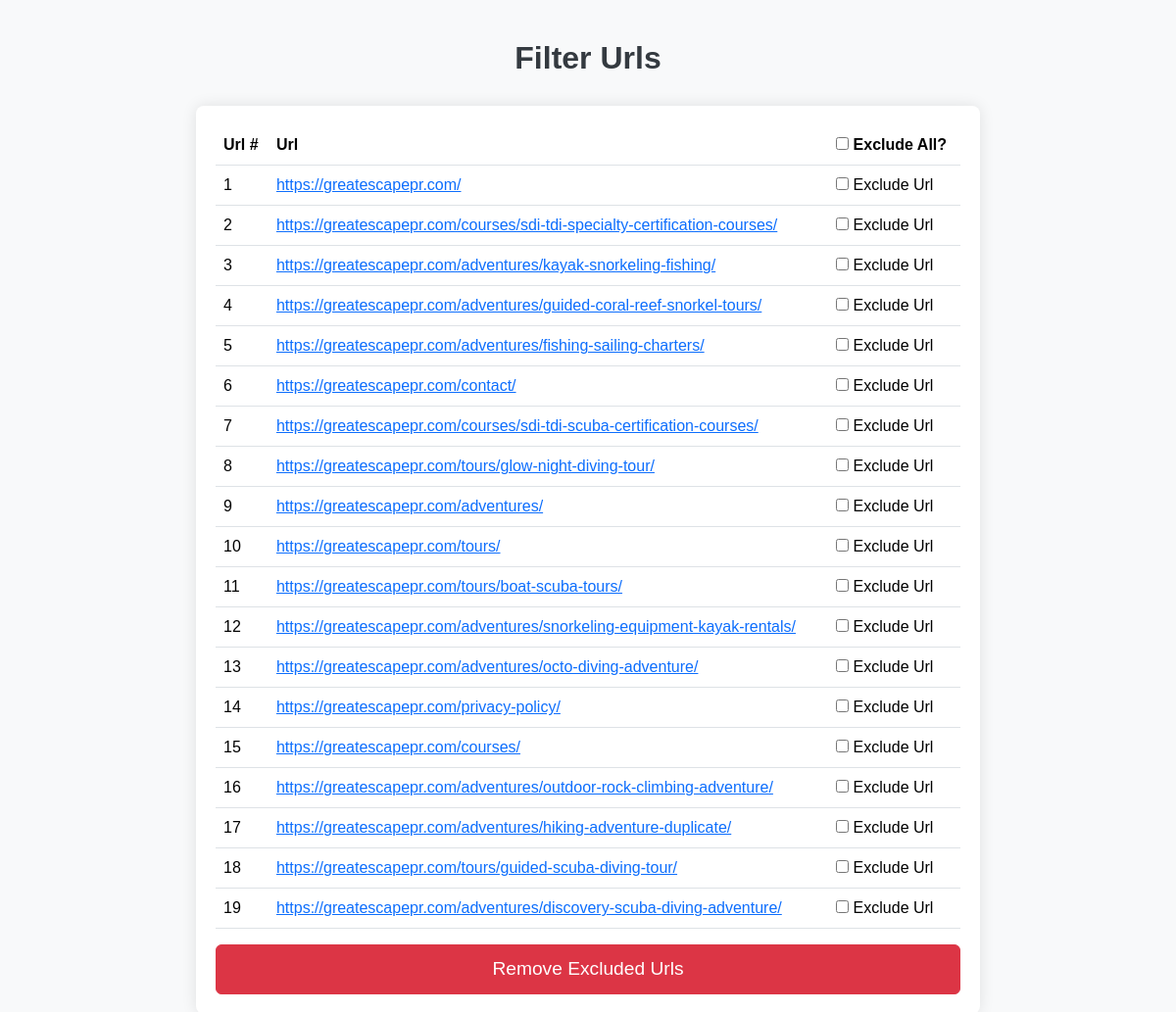
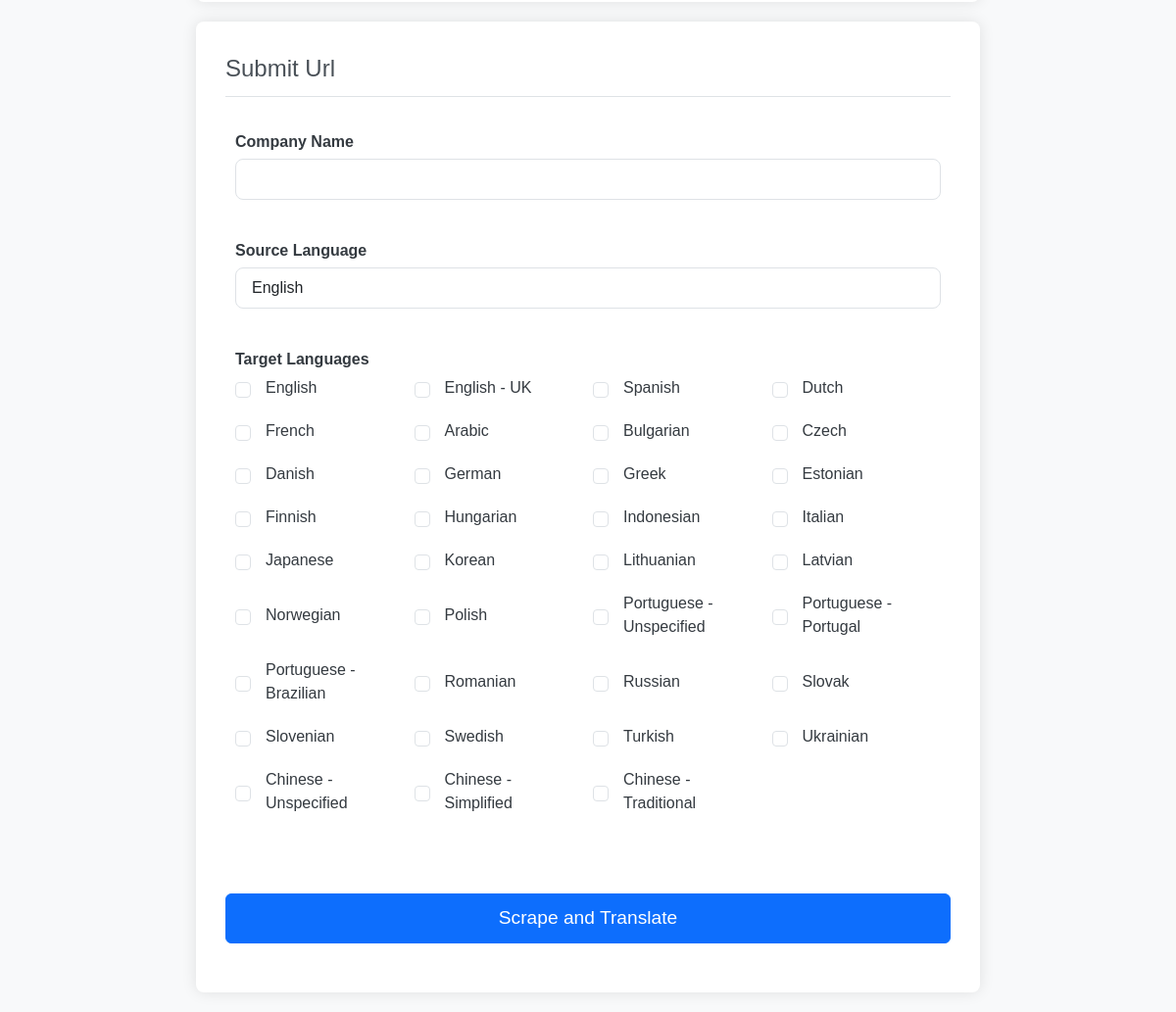
The page /filter_urls on the database its author committed (2 pictures, top to bottom).
### webtranslator/models.py (models this page shows, shortened)
class Webtranslation(db.Model):
    url_num = db.Column(db.Integer, primary_key=True, nullable=False)
    address = db.Column(db.String)

### webtranslator/routes.py (the view)
@app.route('/filter_urls', methods=['GET','POST'])
def filter_urls():
    urls = Webtranslation.query.all()
    form = TranslateForm()
    if form.validate_on_submit():
        session['company_name']=form.company_name.data
        session['source_lang']=form.source_lang.data
        session['target_langs']=form.target_lang.data
        return redirect(url_for('translation_progress'))
    return render_template('filter_urls.html', urls=urls, form=form)

### webtranslator/forms.py
class TranslateForm(FlaskForm):
    company_name = StringField('Company Name', validators=[DataRequired()])
    source_lang = SelectField('Source Language', choices=LANGS)
    target_lang = MultiCheckboxField('Target Language', choices=LANGS)
    submit = SubmitField('Scrape and Translate')

### webtranslator/templates/filter_urls.html (shortened to what this page needs)
{% extends 'base.html' %}
{% block body %}
    <h1>Filter Urls</h1>
    <div class="content-section">
        <form id="urlFilterForm" action="/exclude_url" method="POST">
        <table class="table">
            <tr>
                <th scope="col">Url #</th>
                <th scope="col">Url</th>
                <th scope="col">
                    <input type="checkbox" id="selectAll" onclick="toggleSelectAll(this)"/>
                    <label for="selectAll">Exclude All?</label>
                </th>
            </tr>
            {% for url in urls %}
            <tr>
                <td>
                    {{ url.url_num }}
                </td>
                <td>
                    <a href="{{ url.address }}" target="_blank"> {{url.address}}</a>
                </td>
                <td>
                    <input type="checkbox" id="exclude" name="exclude" class="exclude-checkbox" value="{{ url.url_num }}"/>
                    <label for="exclude">Exclude Url</label>
                </td>
            </tr>
            {% endfor %}
        </table>
        <button class="btn btn-danger" type="submit">Remove Excluded Urls</button>
    </form>
    </div>
    <div class ="content-section">
        <form action="" method="POST">
            <fieldset class="form-group">
                <legend class="border-bottom mb-4">Submit Url</legend>
                <div class="form-group">
                    {{ form.company_name.label(class="form-control-label") }}
                    {{ form.company_name(class="form-control form-control-lg") }}
                </div>
                <div class="form-group">
                    {{ form.source_lang.label(class="form-control-label") }}
                    {{ form.source_lang(class="form-control form-control-lg") }}
                </div>
                <div class="form-group">
                    <label class="form-control-label">Target Languages</label>
                    <div class="checkbox-grid">
                    {% for checkbox in form.target_lang %}
                        <div class="form-check">
                            {{ checkbox(class="form-check-input") }}
                            <label class="form-check-label" for="{{ checkbox.id }}">
                                {{ checkbox.label.text }}
                            </label>
                        </div>
                    {% endfor %}
                </div>
                </div>
            </fieldset>
            <div class="form-group">
                {{ form.submit(class="btn btn-primary") }}
            </div>
        </form>
    </div>
{% endblock %}

### webtranslator/templates/base.html (shortened to what this page needs)
<!DOCTYPE html>
<html lang="en">
<head>
    <link href="https://cdn.jsdelivr.net/npm/bootstrap@5.3.3/dist/css/bootstrap.min.css" rel="stylesheet">
    <link rel="stylesheet" type="text/css" href="{{ url_for('static', filename = 'css/main.css') }}">
</head>
<body class="bg-light">
    <div class="container">
        {% block body %}{% endblock %}
    </div>
</body>
</html>

### webtranslator/static/css/main.css (style rules this page uses)
.form-group { padding: 10px; }
body { background-color: #f8f9fa; font-family: Arial, sans-serif; color: #343a40; }
.content-section { background-color: white; padding: 20px; border-radius: 8px; box-shadow: 0px 0px 15px rgba(0, 0, 0, 0.1); max-width: 800px; margin: 20px auto; }
h1 { font-size: 2rem; font-weight: bold; margin-bottom: 30px; margin-top: 40px; color: #343a40; text-align: center; }
.form-group { margin-bottom: 15px; }
.btn-primary { width: 100%; padding: 10px; font-size: 1.2rem; }
legend { font-size: 1.5rem; color: #495057; border-bottom: 2px solid #dee2e6; padding-bottom: 10px; }
table { width: 100%; border-collapse: collapse; }
th { background-color: #343a40; color: white; padding: 10px; text-align: left; }
td { padding: 10px; border-bottom: 1px solid #dee2e6; }
.btn-danger { background-color: #dc3545; border-color: #dc3545; width: 100%; padding: 10px; font-size: 1.2rem; }
.form-group { margin-bottom: 20px; }
.form-check { margin-bottom: 10px; display: flex; align-items: center; }
.form-control-lg { font-size: 1rem; }
.form-control-label { font-weight: bold; margin-bottom: 5px; }
.form-check-input { margin-right: 10px; }
.checkbox-grid { display: grid; grid-template-columns: repeat(auto-fill, minmax(150px, 1fr)); gap: 10px; }
.form-check-label { margin-left: 5px; }

### rows shown on the page
Webtranslation: url_num "1", address "https://greatescapepr.com/"
Webtranslation: url_num "2", address "https://greatescapepr.com/courses/sdi-tdi-specialty-certification-courses/"
Webtranslation: url_num "3", address "https://greatescapepr.com/adventures/kayak-snorkeling-fishing/"
Webtranslation: url_num "4", address "https://greatescapepr.com/adventures/guided-coral-reef-snorkel-tours/"
Webtranslation: url_num "5", address "https://greatescapepr.com/adventures/fishing-sailing-charters/"
Webtranslation: url_num "6", address "https://greatescapepr.com/contact/"
Webtranslation: url_num "7", address "https://greatescapepr.com/courses/sdi-tdi-scuba-certification-courses/"
Webtranslation: url_num "8", address "https://greatescapepr.com/tours/glow-night-diving-tour/"
Webtranslation: url_num "9", address "https://greatescapepr.com/adventures/"
Webtranslation: url_num "10", address "https://greatescapepr.com/tours/"
Webtranslation: url_num "11", address "https://greatescapepr.com/tours/boat-scuba-tours/"
Webtranslation: url_num "12", address "https://greatescapepr.com/adventures/snorkeling-equipment-kayak-rentals/"
Webtranslation: url_num "13", address "https://greatescapepr.com/adventures/octo-diving-adventure/"
Webtranslation: url_num "14", address "https://greatescapepr.com/privacy-policy/"
Webtranslation: url_num "15", address "https://greatescapepr.com/courses/"
Webtranslation: url_num "16", address "https://greatescapepr.com/adventures/outdoor-rock-climbing-adventure/"
Webtranslation: url_num "17", address "https://greatescapepr.com/adventures/hiking-adventure-duplicate/"
Webtranslation: url_num "18", address "https://greatescapepr.com/tours/guided-scuba-diving-tour/"
Webtranslation: url_num "19", address "https://greatescapepr.com/adventures/discovery-scuba-diving-adventure/"

### other values the page prints
{{ checkbox.label.text }} "English" "English - UK" "Spanish" "Dutch" "French" "Arabic" "Bulgarian" "Czech" "Danish" "German" "Greek" "Estonian" "Finnish" "Hungarian" "Indonesian" "Italian" "Japanese" "Korean" "Lithuanian" "Latvian" "Norwegian" "Polish" "Portuguese - Unspecified" "Portuguese - Portugal" "Portuguese - Brazilian" "Romanian" "Russian" "Slovak" "Slovenian" "Swedish" "Turkish" "Ukrainian" "Chinese - Unspecified" "Chinese - Simplified" "Chinese - Traditional"
